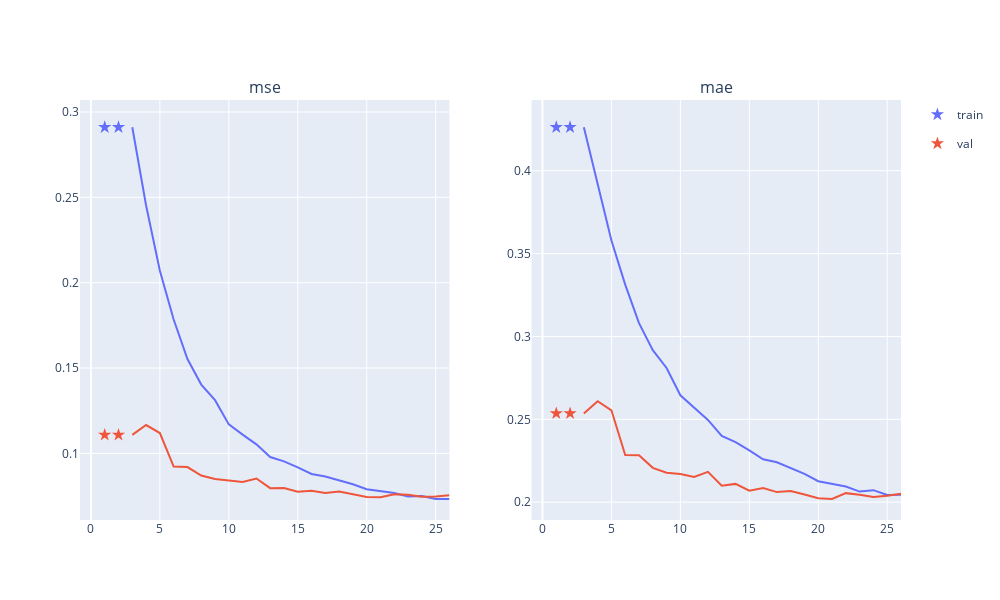

The notebook cell saved with this chart:
### Code cell
plotter.draw_no_widget()

### Figure 1 — Plotly figure (JSON) as saved in the notebook; plotly's stock layout.template omitted (floating-point values rounded to 4 significant figures)
{"data": [{"customdata": [[0.9494], [0.3811]], "hovertemplate": "phase=train<br>epoch=%{x}<br>mse=%{customdata[0]:.2f}(epoch < 3)<extra></extra>", "legendgroup": "train", "marker": {"color": "#636efa", "size": 10, "symbol": "star"}, "mode": "markers", "name": "train", "orientation": "v", "showlegend": true, "type": "scatter", "x": [1, 2], "xaxis": "x", "y": [0.2911, 0.2911], "yaxis": "y"}, {"customdata": [[0.1736], [0.1396]], "hovertemplate": "phase=val<br>epoch=%{x}<br>mse=%{customdata[0]:.2f}(epoch < 3)<extra></extra>", "legendgroup": "val", "marker": {"color": "#EF553B", "size": 10, "symbol": "star"}, "mode": "markers", "name": "val", "orientation": "v", "showlegend": true, "type": "scatter", "x": [1, 2], "xaxis": "x", "y": [0.1108, 0.1108], "yaxis": "y"}, {"customdata": [[0.6732], [0.4891]], "hovertemplate": "phase=train<br>epoch=%{x}<br>mae=%{customdata[0]:.2f}(epoch < 3)<extra></extra>", "legendgroup": "train", "marker": {"color": "#636efa", "size": 10, "symbol": "star"}, "mode": "markers", "name": "train", "orientation": "v", "showlegend": false, "type": "scatter", "x": [1, 2], "xaxis": "x2", "y": [0.4262, 0.4262], "yaxis": "y2"}, {"customdata": [[0.3248], [0.2886]], "hovertemplate": "phase=val<br>epoch=%{x}<br>mae=%{customdata[0]:.2f}(epoch < 3)<extra></extra>", "legendgroup": "val", "marker": {"color": "#EF553B", "size": 10, "symbol": "star"}, "mode": "markers", "name": "val", "orientation": "v", "showlegend": false, "type": "scatter", "x": [1, 2], "xaxis": "x2", "y": [0.2536, 0.2536], "yaxis": "y2"}, {"hovertemplate": "phase=train<br>epoch=%{x}<br>mse=%{y}<extra></extra>", "legendgroup": "train", "marker": {"color": "#636efa", "symbol": "circle"}, "mode": "lines", "name": "train", "orientation": "v", "showlegend": false, "type": "scatter", "x": [3, 4, 5, 6, 7, 8, 9, 10, 11, 12, 13, 14, 15, 16, 17, 18, 19, 20, 21, 22, 23, 24, 25, 26], "xaxis": "x", "y": [0.2911, 0.2452, 0.207, 0.1785, 0.1553, 0.1403, 0.1312, 0.117, 0.111, 0.1053, 0.0979, 0.09535, 0.09181, 0.08796, 0.08652, 0.08414, 0.08191, 0.07901, 0.07785, 0.07682, 0.07473, 0.07508, 0.0733, 0.07332], "yaxis": "y"}, {"hovertemplate": "phase=val<br>epoch=%{x}<br>mse=%{y}<extra></extra>", "legendgroup": "val", "marker": {"color": "#EF553B", "symbol": "circle"}, "mode": "lines", "name": "val", "orientation": "v", "showlegend": false, "type": "scatter", "x": [3, 4, 5, 6, 7, 8, 9, 10, 11, 12, 13, 14, 15, 16, 17, 18, 19, 20, 21, 22, 23, 24, 25, 26], "xaxis": "x", "y": [0.1108, 0.1166, 0.1119, 0.09229, 0.09202, 0.08706, 0.08496, 0.08412, 0.08332, 0.08531, 0.07965, 0.07979, 0.07761, 0.07809, 0.07686, 0.07766, 0.0761, 0.07445, 0.07437, 0.07603, 0.07584, 0.07457, 0.07483, 0.07553], "yaxis": "y"}, {"hovertemplate": "phase=train<br>epoch=%{x}<br>mae=%{y}<extra></extra>", "legendgroup": "train", "marker": {"color": "#636efa", "symbol": "circle"}, "mode": "lines", "name": "train", "orientation": "v", "showlegend": false, "type": "scatter", "x": [3, 4, 5, 6, 7, 8, 9, 10, 11, 12, 13, 14, 15, 16, 17, 18, 19, 20, 21, 22, 23, 24, 25, 26], "xaxis": "x2", "y": [0.4262, 0.3912, 0.3579, 0.3312, 0.308, 0.2917, 0.281, 0.2645, 0.2571, 0.2496, 0.24, 0.2362, 0.2313, 0.2258, 0.2241, 0.2205, 0.2171, 0.2127, 0.211, 0.2095, 0.2064, 0.2072, 0.2044, 0.2045], "yaxis": "y2"}, {"hovertemplate": "phase=val<br>epoch=%{x}<br>mae=%{y}<extra></extra>", "legendgroup": "val", "marker": {"color": "#EF553B", "symbol": "circle"}, "mode": "lines", "name": "val", "orientation": "v", "showlegend": false, "type": "scatter", "x": [3, 4, 5, 6, 7, 8, 9, 10, 11, 12, 13, 14, 15, 16, 17, 18, 19, 20, 21, 22, 23, 24, 25, 26], "xaxis": "x2", "y": [0.2536, 0.2609, 0.2554, 0.2284, 0.2283, 0.2207, 0.2177, 0.217, 0.2152, 0.2183, 0.21, 0.211, 0.207, 0.2086, 0.2061, 0.2068, 0.2047, 0.2024, 0.2019, 0.2055, 0.2045, 0.2031, 0.2039, 0.2051], "yaxis": "y2"}], "layout": {"annotations": [{"font": {"size": 16}, "showarrow": false, "text": "mse", "x": 0.225, "xanchor": "center", "xref": "paper", "y": 1, "yanchor": "bottom", "yref": "paper"}, {"font": {"size": 16}, "showarrow": false, "text": "mae", "x": 0.775, "xanchor": "center", "xref": "paper", "y": 1, "yanchor": "bottom", "yref": "paper"}], "height": 600, "showlegend": true, "width": 1000, "xaxis": {"anchor": "y", "domain": [0, 0.45]}, "xaxis2": {"anchor": "y2", "domain": [0.55, 1]}, "yaxis": {"anchor": "x", "domain": [0, 1]}, "yaxis2": {"anchor": "x2", "domain": [0, 1]}}}
